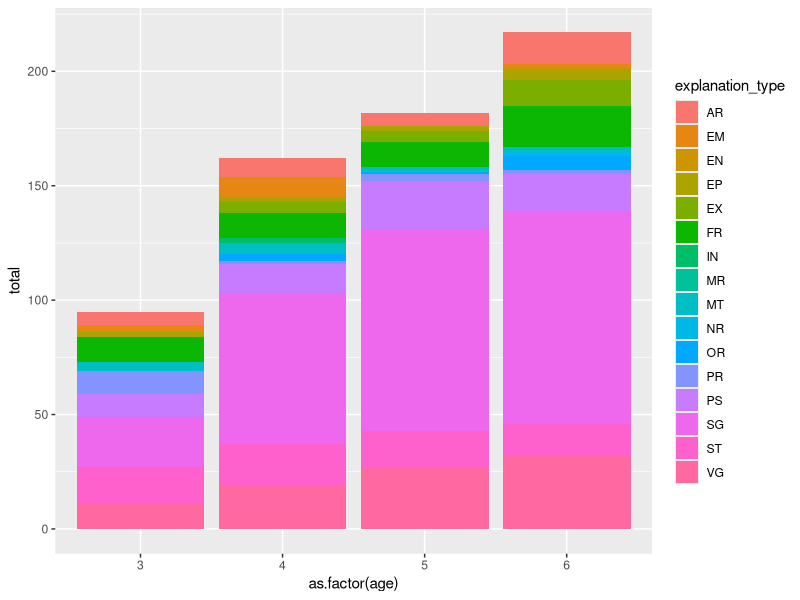
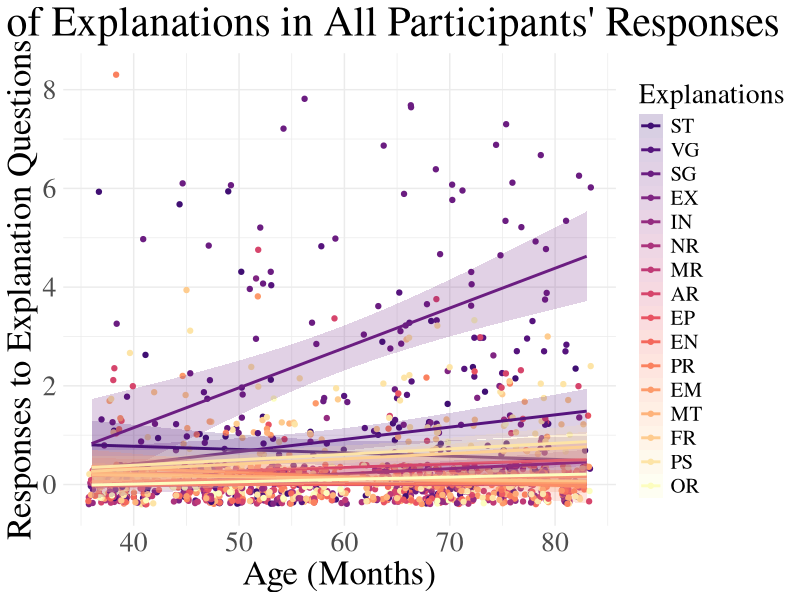
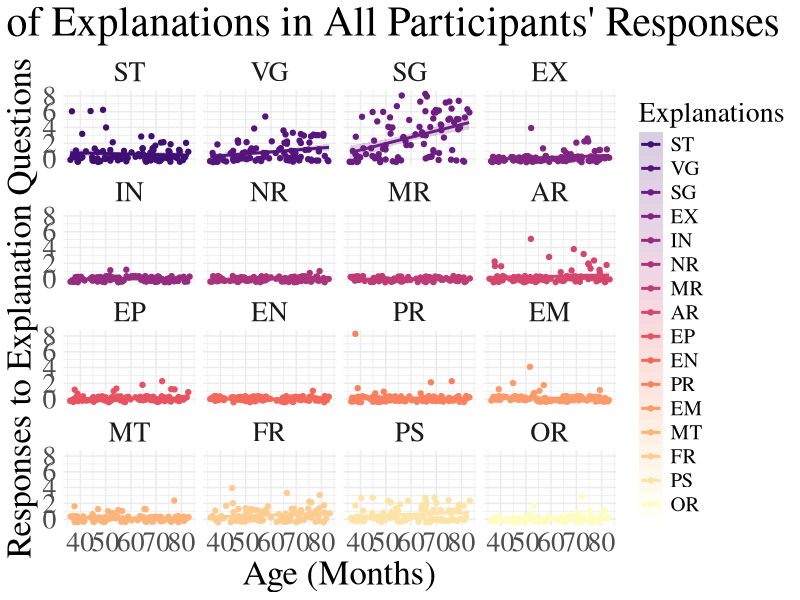
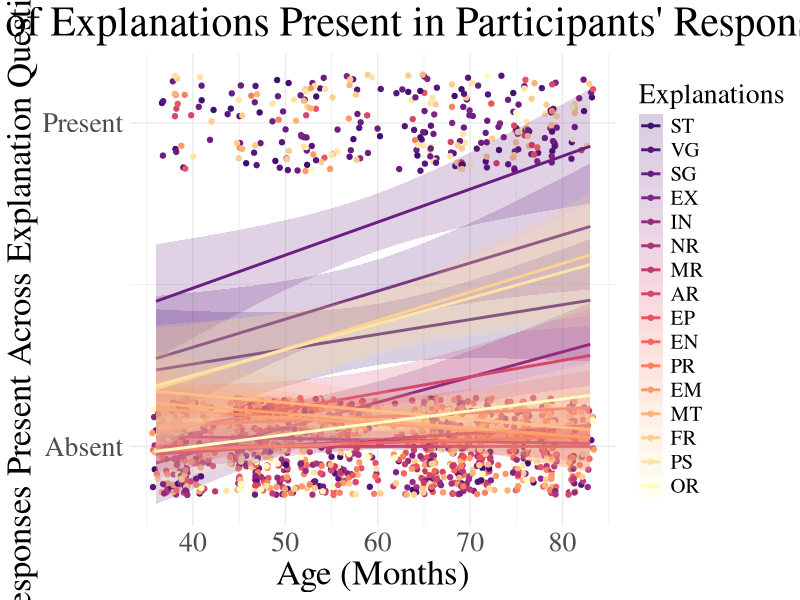
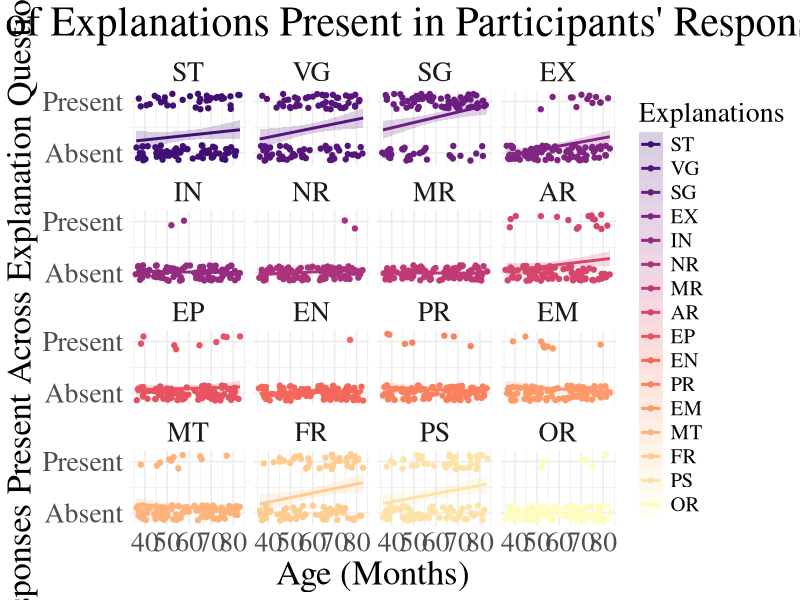
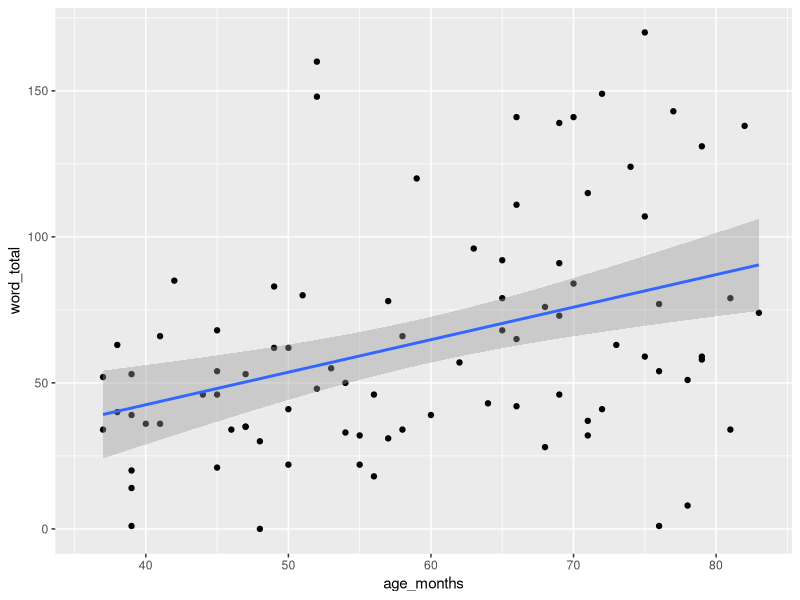

The R source for these figures, in order: (Note: this script raises an error after producing the figures.)
## ---- chunk 1
library(readxl)
library(tidyverse)
library(lme4)
library(lmerTest)
## ---- chunk 2
seas_full <- read_excel("../Data/FINAL SEAS V1 Dataset.xlsx")

seas <- filter(seas_full, final_data == "Y") #filtering out excluded participants
## ---- chunk 3
seas <- seas |>
  mutate(
    DOB = make_date(birth_year, birth_month, birth_day), #creating date of birth and date of test columns
    DOT = as_date(DOT),
    .before = DOT
  ) |>
  mutate(
    age_months = interval(DOB, DOT) %/% months(1), .after = DOT #calculating age in months
  )
## ---- chunk 4
#Converting explanation data to numerical
seas_united <- seas |>
  unite("status_explain_1", status_storyref_1:status_relation_1, sep = " ", na.rm = TRUE) |>
  unite("resource_explain_1", resource_storyref_1:resource_relation_1, sep  = " ", na.rm = TRUE) |>
  unite("status_explain_2", status_storyref_2:status_relation_2, sep = " ", na.rm = TRUE) |>
  unite("resource_explain_2", resource_storyref_2:resource_relation_2, sep  = " ", na.rm = TRUE) |>
  unite("status_explain_3", status_storyref_3:status_relation_3, sep = " ", na.rm = TRUE) |>
  unite("resource_explain_3", resource_storyref_3:resource_relation_3, sep  = " ", na.rm = TRUE) |>
  unite("status_explain_4", status_storyref_4:status_relation_4, sep = " ", na.rm = TRUE) |>
  unite("resource_explain_4", resource_storyref_4:resource_relation_4, sep  = " ", na.rm = TRUE)

possible_explain <- c("ST", "VG", "SG", "EX", "IN", "NR", "MR", "AR", "EP", "EN", "PR", "EM", "MT", "FR", "PS", "OR")

seas_test <- purrr::map(possible_explain, function(explain) {
    seas_united |>
      mutate(!!paste0("status_", explain, "_1") := if_else(str_detect(status_explain_1, explain), 1, 0))
  })

selected_cols <- map(seas_test, ~select(., subject, last_col()))

final_df <- reduce(selected_cols, left_join, by = "subject")



purrr::map_dfr(seas_test, ~select(., subject, last_col()))
## ---- chunk 5
#Creating a general explanation mapping function
individual_explain_func <- function(status_or_resource, trial_num) {
  
  possible_explain <- c("ST", "VG", "SG", "EX", "IN", "NR", "MR", "AR", "EP", "EN", "PR", "EM", "MT", "FR", "PS", "OR")
  
  column_of_interest <- paste0(status_or_resource, "_explain_", trial_num)
  
  list_of_dfs <- purrr::map(possible_explain, function(explain) {
    seas_united |>
      mutate(!!paste0(status_or_resource, "_", explain, "_", trial_num) := if_else(str_detect(.data[[column_of_interest]], explain), 1, 0))
  })
    
    selected_cols <- map(list_of_dfs, ~select(., subject, last_col()))
    
    reduce(selected_cols, left_join, by = "subject")
  }
## ---- chunk 6
#Gathering individual explanation columns for each response
seas_status_1 <- individual_explain_func("status", 1)
seas_resource_1 <- individual_explain_func("resource", 1)
seas_status_2 <- individual_explain_func("status", 2)
seas_resource_2 <- individual_explain_func("resource", 2)
seas_status_3 <- individual_explain_func("status", 3)
seas_resource_3 <- individual_explain_func("resource", 3)
seas_status_4 <- individual_explain_func("status", 4)
seas_resource_4 <- individual_explain_func("resource", 4)

#Combining back into one dataframe
seas_separated <- seas_united |>
  left_join(seas_status_1, by = "subject") |>
  left_join(seas_resource_1, by = "subject") |>
  left_join(seas_status_2, by = "subject") |>
  left_join(seas_resource_2, by = "subject") |>
  left_join(seas_status_3, by = "subject") |>
  left_join(seas_resource_3, by = "subject") |>
  left_join(seas_status_4, by = "subject") |>
  left_join(seas_resource_4, by = "subject")
## ---- chunk 7
seas_separated <- seas_separated |>
  rowwise() |>
  mutate(
    ST_total = sum(c_across(matches(".*_ST_."))),
    VG_total = sum(c_across(matches(".*_VG_."))),
    SG_total = sum(c_across(matches(".*_SG_."))),
    EX_total = sum(c_across(matches(".*_EX_."))),
    IN_total = sum(c_across(matches(".*_IN_."))),
    NR_total = sum(c_across(matches(".*_NR_."))),
    MR_total = sum(c_across(matches(".*_MR_."))),
    AR_total = sum(c_across(matches(".*_AR_."))),
    EP_total = sum(c_across(matches(".*_EP_."))),
    EN_total = sum(c_across(matches(".*_EN_."))),
    PR_total = sum(c_across(matches(".*_PR_."))),
    EM_total = sum(c_across(matches(".*_EM_."))),
    MT_total = sum(c_across(matches(".*_MT_."))),
    FR_total = sum(c_across(matches(".*_FR_."))),
    PS_total = sum(c_across(matches(".*_PS_."))),
    OR_total = sum(c_across(matches(".*_OR_."))),
    ) |>
  ungroup() 
## ---- chunk 8
#Pivoting explanation type
seas_pivoted <- seas_separated |>
  pivot_longer(ST_total:OR_total, names_to = "explanation_type", names_pattern = "(..)_total", values_to = "total")
## ---- chunk 9
#some exploration of frequency of each type of explanation

seas_pivoted |>
  group_by(explanation_type) |>
  summarize(
    max = max(total),
    min = min(total),
    mean = mean(total)
  )
## ---- chunk 10
#column chart to see the total number of each type of explanation category participants used across their 8 explanation questions (explain better; can use multiple types of explanation in one response, but using that explanation in response will only be counted once for each question--i.e. maximum for each category is 8)

seas_pivoted |>
  ggplot(aes(x = as.factor(age), y = total, fill = explanation_type)) +
  geom_col()
## ---- chunk 11
#Scatterplot of explanation types across age
wo_black <- viridis::magma(20)[5:20]

seas_pivoted |>
  mutate(
    explanation_type = fct_relevel(explanation_type, "ST", "VG", "SG", "EX", "IN", "NR", "MR", "AR", "EP", "EN", "PR", "EM", "MT", "FR", "PS", "OR")) |>
  ggplot(aes(x = age_months, y = total, color = explanation_type, fill = explanation_type)) +
  geom_jitter() +
  geom_smooth(method = "lm", alpha = 0.2) +
  scale_fill_manual(values = wo_black) +
  scale_color_manual(values = wo_black) +
  labs(
    title = "Types of Explanations in All Participants' Responses", #better title/explain better
    x = "Age (Months)",
    y = "Responses to Explanation Questions",
    color = "Explanations",
    fill = "Explanations"
  ) +
  theme_minimal() +
  theme(
    plot.title = element_text(hjust = 0.5, size = 30),
    legend.title = element_text(size = 20),
    legend.text = element_text(size = 15),
    text = element_text(family = "serif", size = 25)
        )
## ---- chunk 12
seas_pivoted |>
  mutate(
    explanation_type = fct_relevel(explanation_type, "ST", "VG", "SG", "EX", "IN", "NR", "MR", "AR", "EP", "EN", "PR", "EM", "MT", "FR", "PS", "OR")) |>
  ggplot(aes(x = age_months, y = total, color = explanation_type, fill = explanation_type)) +
  geom_jitter() +
  geom_smooth(method = "lm", alpha = 0.2) +
  facet_wrap(~explanation_type) +
  scale_fill_manual(values = wo_black) +
  scale_color_manual(values = wo_black) +
  labs(
    title = "Types of Explanations in All Participants' Responses", #better title/explain better
    x = "Age (Months)",
    y = "Responses to Explanation Questions",
    color = "Explanations",
    fill = "Explanations"
  ) +
  theme_minimal() +
  theme(
    plot.title = element_text(hjust = 0.5, size = 30),
    legend.title = element_text(size = 20),
    legend.text = element_text(size = 15),
    text = element_text(family = "serif", size = 25)
        )
## ---- chunk 13
summary(lmer(
  total ~ age_months + (1 | subject),
  data = seas_pivoted
))

summary(lmer(
  total ~ age_months * explanation_type + (1 | subject),
  data = seas_pivoted
))
## ---- chunk 14
seas_pivoted <- seas_pivoted |>
  mutate(
    present = if_else(total == 0, 0, 1), 
    explanation_type = fct_relevel(explanation_type, "ST", "VG", "SG", "EX", "IN", "NR", "MR", "AR", "EP", "EN", "PR", "EM", "MT", "FR", "PS", "OR")
  )

seas_pivoted|>
  ggplot(aes(x = age_months, y = present, color = explanation_type, fill = explanation_type)) +
  geom_point(position = position_jitter(height = .15)) +
  geom_smooth(method = "lm", alpha = 0.2) +
  scale_fill_manual(values = wo_black) +
  scale_color_manual(values = wo_black) +
  labs(
    title = "Types of Explanations Present in Participants' Responses", #better title/explain better
    x = "Age (Months)",
    y = "Responses Present Across Explanation Questions",
    color = "Explanations",
    fill = "Explanations"
  ) +
  theme_minimal() +
  theme(
    plot.title = element_text(hjust = 0.5, size = 30),
    legend.title = element_text(size = 20),
    legend.text = element_text(size = 15),
    text = element_text(family = "serif", size = 25)
        ) +
  scale_y_continuous(breaks = c(0, 1), labels = (c("Absent", "Present")))
## ---- chunk 15
seas_pivoted |>
  ggplot(aes(x = age_months, y = present, color = explanation_type, fill = explanation_type)) +
  geom_point(position = position_jitter(height = .15)) +
  geom_smooth(method = "lm", alpha = 0.2) +
  scale_fill_manual(values = wo_black) +
  scale_color_manual(values = wo_black) +
  facet_wrap(~explanation_type) +
  labs(
    title = "Types of Explanations Present in Participants' Responses", #better title/explain better
    x = "Age (Months)",
    y = "Responses Present Across Explanation Questions",
    color = "Explanations",
    fill = "Explanations"
  ) +
  theme_minimal() +
  theme(
    plot.title = element_text(hjust = 0.5, size = 30),
    legend.title = element_text(size = 20),
    legend.text = element_text(size = 15),
    text = element_text(family = "serif", size = 25)
        ) +
  scale_y_continuous(breaks = c(0, 1), labels = (c("Absent", "Present")))
## ---- chunk 16
#or is glmer correct here?

summary(lmer(
  present ~ age_months + (1 | subject),
  data = seas_pivoted
))

summary(lmer(
  present ~ age_months * explanation_type + (1 | subject),
  data = seas_pivoted
))
## ---- chunk 17
#Scatterplot of total word count by age

seas |>
  rowwise() |>
  mutate(
    word_total = sum(c_across(contains("word"))) #could remove NAs from this step, but it's actually probably better to drop NAs from the scatter bc don't know how many words MS people would have
  ) |>
  ungroup() |>
  ggplot(aes(x = age_months, y = word_total)) +
  geom_point() +
  stat_smooth(method = "lm", formula = y ~ x)

## ---- chunk 18
#not working lol

seas_wordtot <- seas |>
  rowwise() |>
  mutate(
    word_total = sum(c_across(contains("word")))) |>
  filter(!is.na(word_total))

summary(lmer(
  word_total ~ age_months + (1 | subject),
  data = seas_wordtot
))
